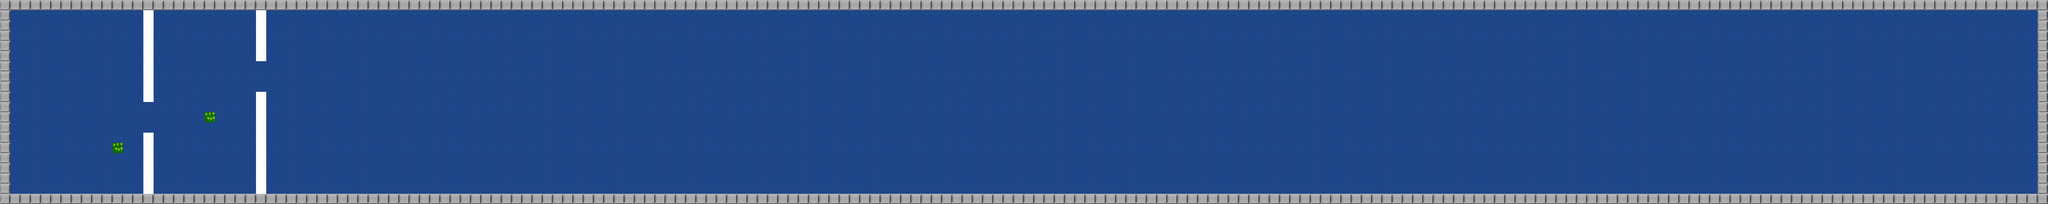

This game map was drawn from its Tiled (.tmx) file and the tilesets committed beside it. A one-line description and the trimmed map source follow:
An orthogonal 200x20 tile map with 32x32 px tiles, 4 tile layers (Floor, Sides, Walls, Collectables) and 2 objects.

<map version="1.2" tiledversion="1.2.2" orientation="orthogonal" renderorder="right-down" width="200" height="20" tilewidth="32" tileheight="32" infinite="0" nextlayerid="7" nextobjectid="4">
 <tileset firstgid="1" name="floortileset" tilewidth="32" tileheight="32" tilecount="64" columns="8">
  <image source="floortileset.png" width="256" height="256" />
 </tileset>
 <layer id="1" name="Floor" width="200" height="20">
  <data>[4000 cells, 4000 non-empty, 1 distinct tile ids]</data>
 </layer>
 <layer id="2" name="Sides" width="200" height="20">
  <data>[4000 cells, 436 non-empty, 1 distinct tile ids]</data>
 </layer>
 <layer id="3" name="Walls" width="200" height="20">
  <data>[4000 cells, 30 non-empty, 1 distinct tile ids]</data>
 </layer>
 <objectgroup id="5" name="Wallrectangles" />
 <layer id="4" name="Collectables" width="200" height="20">
  <data>[4000 cells, 2 non-empty, 1 distinct tile ids]</data>
 </layer>
 <objectgroup id="6" name="Collectablerectangles">
  <object id="1" x="350" y="445.5" width="36" height="37" />
  <object id="2" x="638.5" y="350.5" width="35.5" height="35.5" />
 </objectgroup>
</map>
